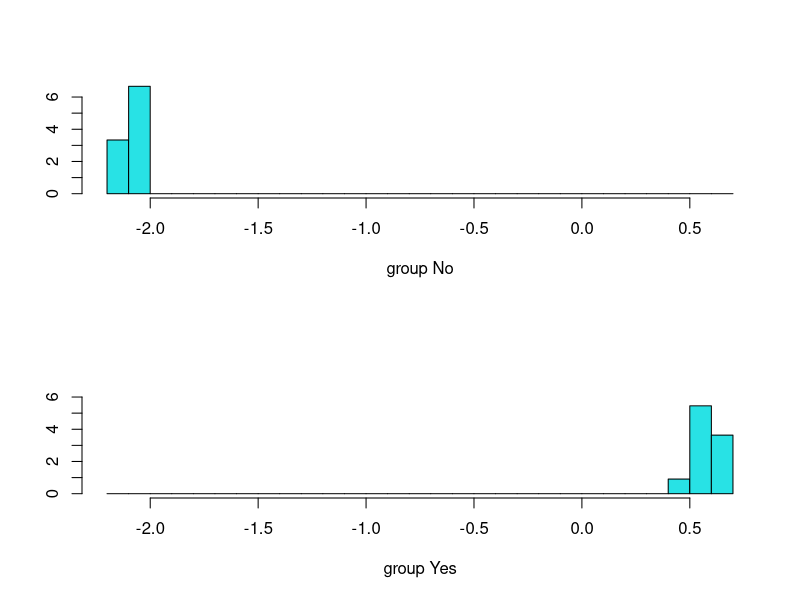

R code for this plot: (Note: this script raises an error after producing the figure.)
lda <- read.csv('7.csv')
lda
summary(lda)
dim(lda)

library(MASS)
library(ggplot2)
set.seed(1)

row.number = sample(1:nrow(lda), 0.7*nrow(lda))
train = lda[row.number,]
test = lda[-row.number,]

attach(train)
model <- lda(default~student+balance+income, data=train)
summary(model)

pred = predict(model, data=train, type='response')
table(pred$class, default)

attach(test)
pred2 = predict(model, newdata=test, type='response')
table(pred2$class, default)

ldahist(pred$x[,1], g=pred$class)
par(mfrow=c(1,1))
plot(pred2$x[,1], pred2$class, col=test$default)